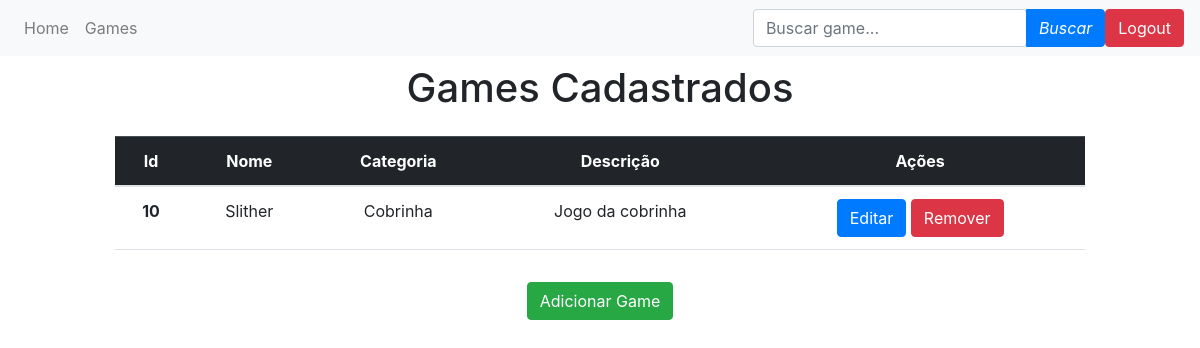
Page /gamesadmin/ on the earlier database version.
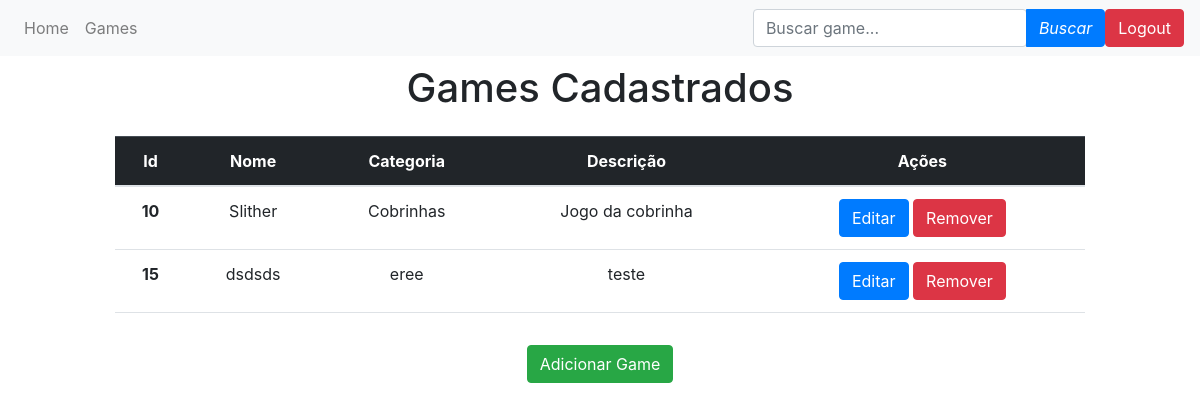
Same page on the later database version.
### app/models.py (models this page shows)
class Games(models.Model):
    id = models.BigAutoField(max_length=500,primary_key=True)
    nome = models.CharField(max_length=30)
    categoria = models.CharField(max_length=30)
    descrição = models.CharField(max_length=150)

### app/views.py (the view)
# urls.py: path('gamesadmin/', gamesadmin, name='gamesadmin'),
def gamesadmin(request):
    data = {}
    search = request.GET.get('search')
    if search:
        data['db'] = Games.objects.filter(nome__icontains=search)
    else:
        data
    data['db'] = Games.objects.all()
    return render(request, 'admin.html', data)

### app/templates/admin.html (shortened to what this page needs)
<!DOCTYPE html>
<html lang="en">
    <head>
        <link href="https://cdn.jsdelivr.net/npm/bootstrap@5.1.3/dist/css/bootstrap.min.css" rel="stylesheet">
    <link rel="stylesheet" href=
    "https://maxcdn.bootstrapcdn.com/bootstrap/4.4.1/css/bootstrap.min.css">
    </head>
    <body>
      <nav class="navbar navbar-expand-sm navbar-light bg-light">
        <ul class="navbar-nav">
          <li class="nav-item">
            <a class="nav-link" href="">
              Home
            </a>
        </li>
        <li class="nav-item">
            <a class="nav-link" href="/games">
              Games
            </a>
        </li>
        </ul>
        <ul class="navbar-nav ml-auto">
          <li class="input-group m-auto" >
            <div class="form-outline">
              <input id="search-input" placeholder ="Buscar game..."type="text" id="form1" class="form-control" name="search" />
            </div>
            <button id="search-button"  type="submit" class="btn btn-primary "><i class="fas fa-search">Buscar</i></button>
          </li>
          <li>
            <a href="/" class="btn btn-danger"> Logout</a>
          </li>
      </ul>
      </nav>
        <div class="col-8 m-auto pt-2 pb-2 text-center">
            <h1> Games Cadastrados </h1>
        </div>
        <div class="col-10 m-auto pt-2 pb-2 text-center">
            <table class="table">
                <thead class="table-dark">
                  <tr>
                    <th scope="col">Id</th>
                    <th scope="col">Nome</th>
                    <th scope="col">Categoria</th>
                    <th scope="col">Descrição</th>
                    <th scope="col">Ações</th>
                  </tr>
                </thead>
                <tbody>
                  {% for dbs in db %}
                  <tr>
                    <th> {{dbs.id}} </th>
                    <td> {{dbs.nome}} </td>
                    <td> {{dbs.categoria}} </td>
                    <td> {{dbs.descrição}} </td>
                    <td>
                      <a href="/edit/{{dbs.id}}/" class="btn btn-primary">Editar</a>
                      <a href="/delete/{{dbs.id}}/" class="btn btn-danger btnDel">Remover</a>
                    </td>
                  </tr>
                  {% endfor %}
                </tbody>
              </table>
        </div>
        <div class="col-8 m-auto pt-2 pb-2 text-center">
            <a href="/form_game" class="btn btn-success"> Adicionar Game</a>
        </div>
        {%load static%}
    </body>
</html>

Differences in the rows shown:
changed Games "Slither": categoria "Cobrinha" → "Cobrinhas"
added Games: id "15", nome "dsdsds", categoria "eree", descrição "teste"
